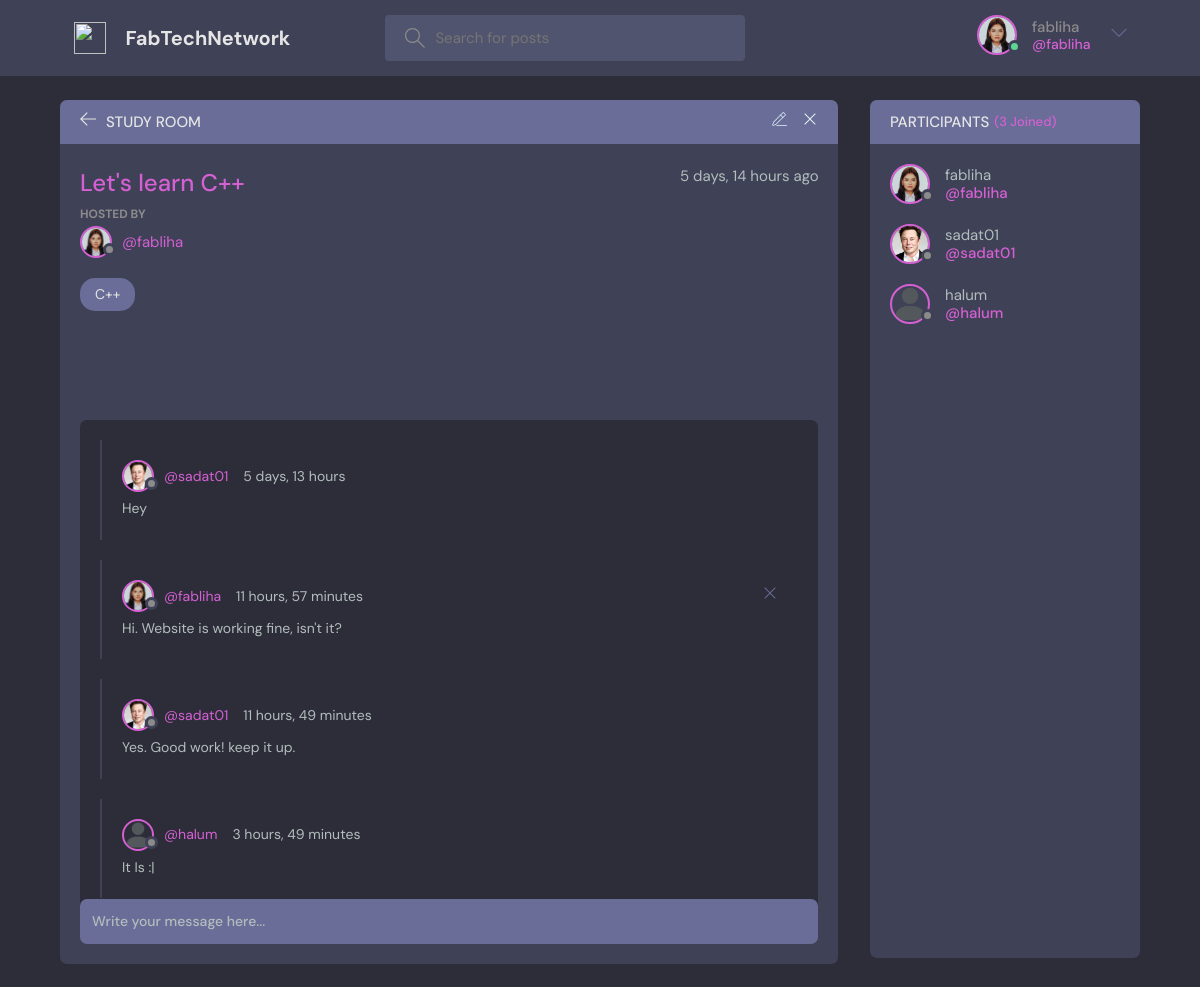
/room/1/ (signed in), run on the app's committed database.
### base/models.py (models this page shows, shortened)
class User(AbstractUser):
    name =models.CharField(max_length=200, null=True)
    email =models.EmailField(unique=True, null=True)
    bio = models.TextField(null=True)
    avatar = models.ImageField(null=True, default="avatar.png")
    USERNAME_FIELD = 'email'
    REQUIRED_FIELDS=[]

class Room(models.Model):
    host = models.ForeignKey(User, on_delete=models.SET_NULL, null=True)
    topic = models.ForeignKey(Topic, on_delete=models.SET_NULL, null=True)
    name = models.CharField(max_length=200)
    description = models.TextField(null=True, blank=True)
    participants = models.ManyToManyField(User, related_name='participants',blank=True)
    updated = models.DateTimeField(auto_now=True)
    created = models.DateTimeField(auto_now_add=True)
    class Meta:
        ordering = ['-updated', '-created']

class Topic(models.Model):
    name = models.CharField(max_length=200)
    def __str__(self):
        return self.name

class Message(models.Model):
    user = models.ForeignKey(User, on_delete = models.CASCADE)
    room = models.ForeignKey(Room, on_delete=models.CASCADE)
    body = models.TextField()
    updated = models.DateTimeField(auto_now=True)
    created = models.DateTimeField(auto_now_add=True)
    class Meta:
        ordering = ['-updated', '-created']

### base/views.py (the view, shortened to what this page needs)
# urls.py: path("room/<str:pk>/",views.room, name="room"),
def room(request,pk):
    room = Room.objects.get(id=pk)
    room_messages = room.message_set.all().order_by('created')
    participants = room.participants.all()
    context = {'room':room, 'room_messages':room_messages,'participants':participants}
    return render(request, 'base/room.html', context)

### base/templates/base/room.html (shortened to what this page needs)
{% extends 'main.html' %}
{% block content %}
<main class="profile-page layout layout--2">
  <div class="container">
    <div class="room">
      <div class="room__top">
        <div class="room__topLeft">
          <a href="{% url 'home' %}">
            <svg version="1.1" xmlns="http://www.w3.org/2000/svg" width="32" height="32" viewBox="0 0 32 32">
              <title>arrow-left</title>
              <path
                d="M13.723 2.286l-13.723 13.714 13.719 13.714 1.616-1.611-10.96-10.96h27.625v-2.286h-27.625l10.965-10.965-1.616-1.607z"
              ></path>
            </svg>
          </a>
          <h3>Study Room</h3>
        </div>
        {% if room.host == request.user %}
        <div class="room__topRight">
          <a href="{% url 'update-room' room.id %}">
          </a>
          <a href="{% url 'delete-room' room.id %}">
            <svg version="1.1" xmlns="http://www.w3.org/2000/svg" width="32" height="32" viewBox="0 0 32 32">
              <title>remove</title>
              <path
                d="M27.314 6.019l-1.333-1.333-9.98 9.981-9.981-9.981-1.333 1.333 9.981 9.981-9.981 9.98 1.333 1.333 9.981-9.98 9.98 9.98 1.333-1.333-9.98-9.98 9.98-9.981z"
              ></path>
            </svg>
          </a>
        </div>
        {% endif %}
      </div>
      <div class="room__box scroll">
        <div class="room__header scroll">
          <div class="room__info">
            <h3>{{room.name}}</h3>
            <span>{{room.created|timesince}} ago</span>
          </div>
          <div class="room__hosted">
            <p>Hosted By</p>
            <a href="{% url 'user-profile' room.host.id %}" class="room__author">
              <div class="avatar avatar--small">
                <img src="{{room.host.avatar.url}}" />
              </div>
              <span>@{{room.host.username}}</span>
            </a>
          </div>
          <span class="room__topics">{{room.topic}}</span>
        </div>
        <div class="room__conversation">
          <div class="threads scroll">
            {% for message in room_messages %}
            <div class="thread">
              <div class="thread__top">
                <div class="thread__author">
                  <a href="{% url 'user-profile' message.user.id %}" class="thread__authorInfo">
                    <div class="avatar avatar--small">
                      <img src="{{message.user.avatar.url}}" />
                    </div>
                    <span>@{{message.user.username}}</span>
                  </a>
                  <span class="thread__date">{{message.created|timesince}}</span>
                </div>
                {% if request.user == message.user %}
                <a href="{% url 'delete-message' message.id %}">
                <div class="thread__delete">
                  <svg version="1.1" xmlns="http://www.w3.org/2000/svg" width="32" height="32" viewBox="0 0 32 32">
                    <title>remove</title>
                    <path
                      d="M27.314 6.019l-1.333-1.333-9.98 9.981-9.981-9.981-1.333 1.333 9.981 9.981-9.981 9.98 1.333 1.333 9.981-9.98 9.98 9.98 1.333-1.333-9.98-9.98 9.98-9.981z"
                    ></path>
                  </svg>
                </div>
              </a>
              {% endif %}
              </div>
              <div class="thread__details">
                {{message.body}}
              </div>
            </div>
            {% endfor%}
          </div>
        </div>
      </div>
      <div class="room__message">
        <form action="" method = "POST">
        <input name="body" placeholder="Write your message here..." />
        </form>
      </div>
    </div>
    <div class="participants">
      <h3 class="participants__top">Participants <span>({{participants.count}} Joined)</span></h3>
      <div class="participants__list scroll">
        {% for user in participants %}
        <a href="{% url 'user-profile' user.id %}" class="participant">
          <div class="avatar avatar--medium">
            <img src="{{ user.avatar.url }}" />
          </div>
          <p>
            {{user.username}}
            <span>@{{user.username}}</span>
          </p>
        </a>
        {% endfor %}
      </div>
    </div>
  </div>
</main>
{% endblock content %}

### templates/navbar.html (shortened to what this page needs)
{% load static %}
<header class="header header--loggedIn">
    <div class="container">
      <a href="{% url 'home' %}" class="header__logo">
        <img src="{% static 'images/logo.svg' %}" />
        <h1>FabTechNetwork</h1>
      </a>
      <form class="header__search" method="GET" action="{% url 'home' %}">
        <label>
          <input name="q" placeholder="Search for posts" />
        </label>
      </form>
      <nav class="header__menu">
        {% if request.user.is_authenticated %}
        <div class="header__user">
          <a href="{% url 'user-profile' pk=request.user.id %}">
            <div class="avatar avatar--medium active">
              <img src="{{request.user.avatar.url}}" />
            </div>
            <p>{{request.user.username}}<span>@{{request.user.username}}</span></p>
          </a>
          <button class="dropdown-button">
            <svg version="1.1" xmlns="http://www.w3.org/2000/svg" width="32" height="32" viewBox="0 0 32 32">
              <title>chevron-down</title>
              <path d="M16 21l-13-13h-3l16 16 16-16h-3l-13 13z"></path>
            </svg>
          </button>
        </div>
        {% else %}
        <a href="{% url 'login' %}">
            <img src="{% static 'images/avatar.svg' %}" />
            <p>Login</p>
        </a>
        {% endif %}
      </nav>
    </div>
  </header>

### data on the page
User: user.avatar (picture), user.username "fabliha", avatar (picture), username "fabliha"
Room: name "Let's learn C++", created "5 days, 14 hours", host.avatar (picture), host.username "fabliha", topic "C++"
Message: user.avatar (picture), user.username "sadat01", created "5 days, 13 hours", body "Hey"
Message: user.avatar (picture), user.username "fabliha", created "11 hours, 57 minutes", body "Hi. Website is working fine, isn't it?"
Message: user.avatar (picture), user.username "sadat01", created "11 hours, 49 minutes", body "Yes. Good work! keep it up."
Message: user.avatar (placeholder picture), user.username "halum", created "3 hours, 49 minutes", body "It Is :|"
User: avatar (picture), username "sadat01"
User: avatar (placeholder picture), username "halum"

### other printed values
{{ participants.count }} "3"
